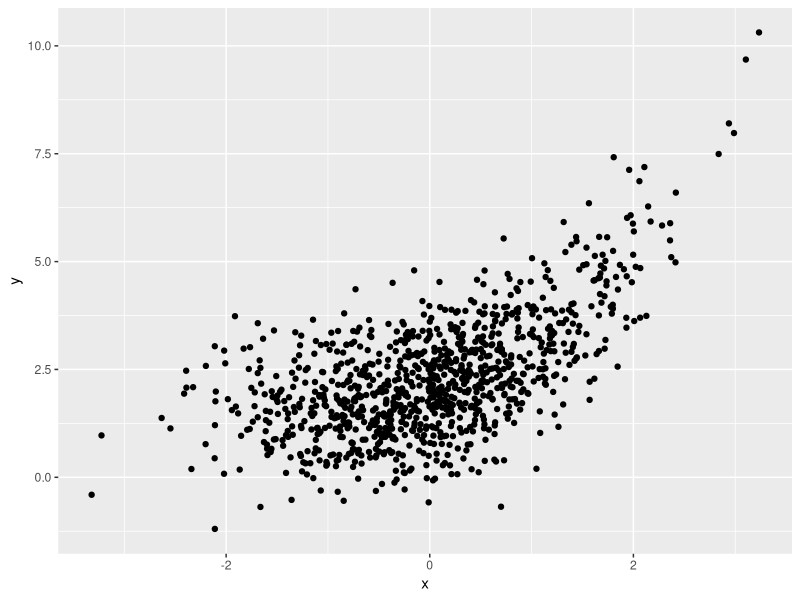
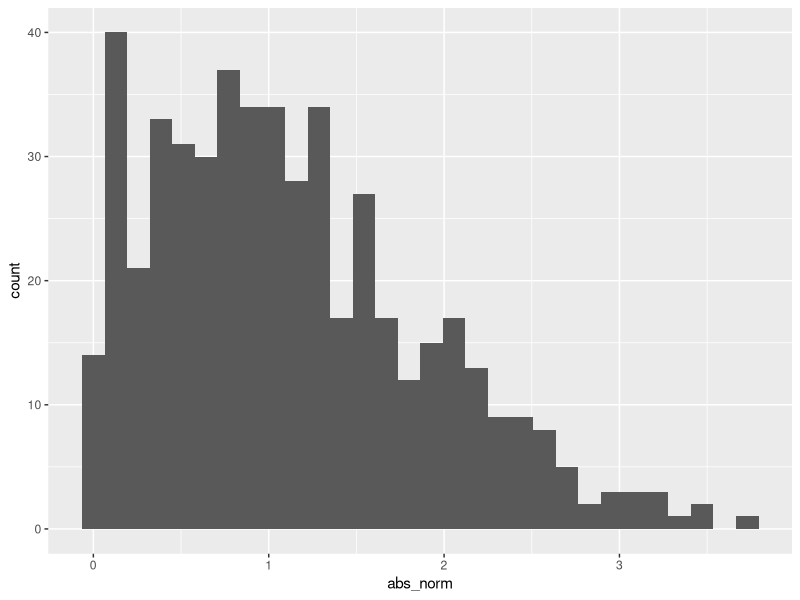

Reproduce these figures in R, in order.
## ---- chunk 1
library(tidyverse)
## ---- chunk 2
samp = rnorm(100)
length(samp)
## ---- chunk 3
plot_df=
  tibble(
    x=rnorm(n=1000),
    y=1+2^x+rnorm(n=1000)
  )
ggplot(plot_df,aes(x=x,y=y))+geom_point()
## ---- chunk 4
la_df=
  tibble(
    norm=rnorm(n=500,mean=1),
    logical=norm>0,
    abs_norm=abs(norm)
    )

ggplot(la_df,aes(x=abs_norm))+geom_histogram()
